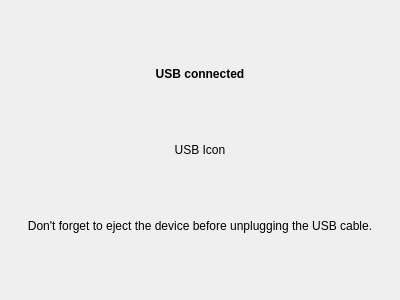
<?xml version="1.0" encoding="UTF-8"?>
<ui version="4.0">
 <class>usbmsSplash</class>
 <widget class="QWidget" name="usbmsSplash">
  <property name="geometry">
   <rect>
    <x>0</x>
    <y>0</y>
    <width>400</width>
    <height>300</height>
   </rect>
  </property>
  <property name="windowTitle">
   <string>Form</string>
  </property>
  <layout class="QVBoxLayout" name="verticalLayout">
   <item>
    <layout class="QGridLayout" name="gridLayout">
     <item row="4" column="0">
      <spacer name="verticalSpacer_3">
       <property name="orientation">
        <enum>Qt::Vertical</enum>
       </property>
       <property name="sizeHint" stdset="0">
        <size>
         <width>20</width>
         <height>40</height>
        </size>
       </property>
      </spacer>
     </item>
     <item row="5" column="0">
      <widget class="QLabel" name="label_3">
       <property name="text">
        <string>Don't forget to eject the device before unplugging the USB cable.</string>
       </property>
       <property name="alignment">
        <set>Qt::AlignCenter</set>
       </property>
       <property name="wordWrap">
        <bool>true</bool>
       </property>
      </widget>
     </item>
     <item row="0" column="0">
      <spacer name="verticalSpacer">
       <property name="orientation">
        <enum>Qt::Vertical</enum>
       </property>
       <property name="sizeHint" stdset="0">
        <size>
         <width>20</width>
         <height>40</height>
        </size>
       </property>
      </spacer>
     </item>
     <item row="1" column="0">
      <widget class="QLabel" name="label">
       <property name="font">
        <font>
         <weight>75</weight>
         <bold>true</bold>
        </font>
       </property>
       <property name="text">
        <string>USB connected</string>
       </property>
       <property name="alignment">
        <set>Qt::AlignCenter</set>
       </property>
      </widget>
     </item>
     <item row="2" column="0">
      <spacer name="verticalSpacer_2">
       <property name="orientation">
        <enum>Qt::Vertical</enum>
       </property>
       <property name="sizeHint" stdset="0">
        <size>
         <width>20</width>
         <height>40</height>
        </size>
       </property>
      </spacer>
     </item>
     <item row="3" column="0">
      <widget class="QLabel" name="label_2">
       <property name="font">
        <font>
         <weight>50</weight>
         <bold>false</bold>
        </font>
       </property>
       <property name="text">
        <string>USB Icon</string>
       </property>
       <property name="alignment">
        <set>Qt::AlignCenter</set>
       </property>
      </widget>
     </item>
     <item row="6" column="0">
      <spacer name="verticalSpacer_4">
       <property name="orientation">
        <enum>Qt::Vertical</enum>
       </property>
       <property name="sizeHint" stdset="0">
        <size>
         <width>20</width>
         <height>40</height>
        </size>
       </property>
      </spacer>
     </item>
    </layout>
   </item>
  </layout>
 </widget>
 <resources/>
 <connections/>
</ui>
